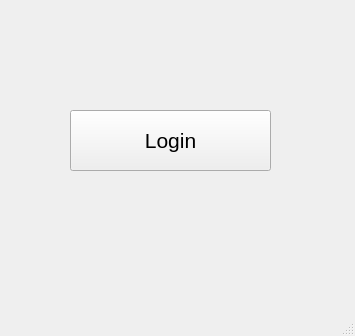
<?xml version="1.0" encoding="UTF-8"?>
<ui version="4.0">
 <class>MainWindow</class>
 <widget class="QMainWindow" name="MainWindow">
  <property name="geometry">
   <rect>
    <x>0</x>
    <y>0</y>
    <width>355</width>
    <height>336</height>
   </rect>
  </property>
  <property name="windowTitle">
   <string>MainWindow</string>
  </property>
  <widget class="QWidget" name="centralwidget">
   <widget class="QPushButton" name="btnLogin">
    <property name="geometry">
     <rect>
      <x>70</x>
      <y>110</y>
      <width>201</width>
      <height>61</height>
     </rect>
    </property>
    <property name="font">
     <font>
      <pointsize>16</pointsize>
     </font>
    </property>
    <property name="text">
     <string>Login</string>
    </property>
   </widget>
  </widget>
  <widget class="QMenuBar" name="menubar">
   <property name="geometry">
    <rect>
     <x>0</x>
     <y>0</y>
     <width>355</width>
     <height>20</height>
    </rect>
   </property>
  </widget>
  <widget class="QStatusBar" name="statusbar"/>
 </widget>
 <resources/>
 <connections/>
</ui>
